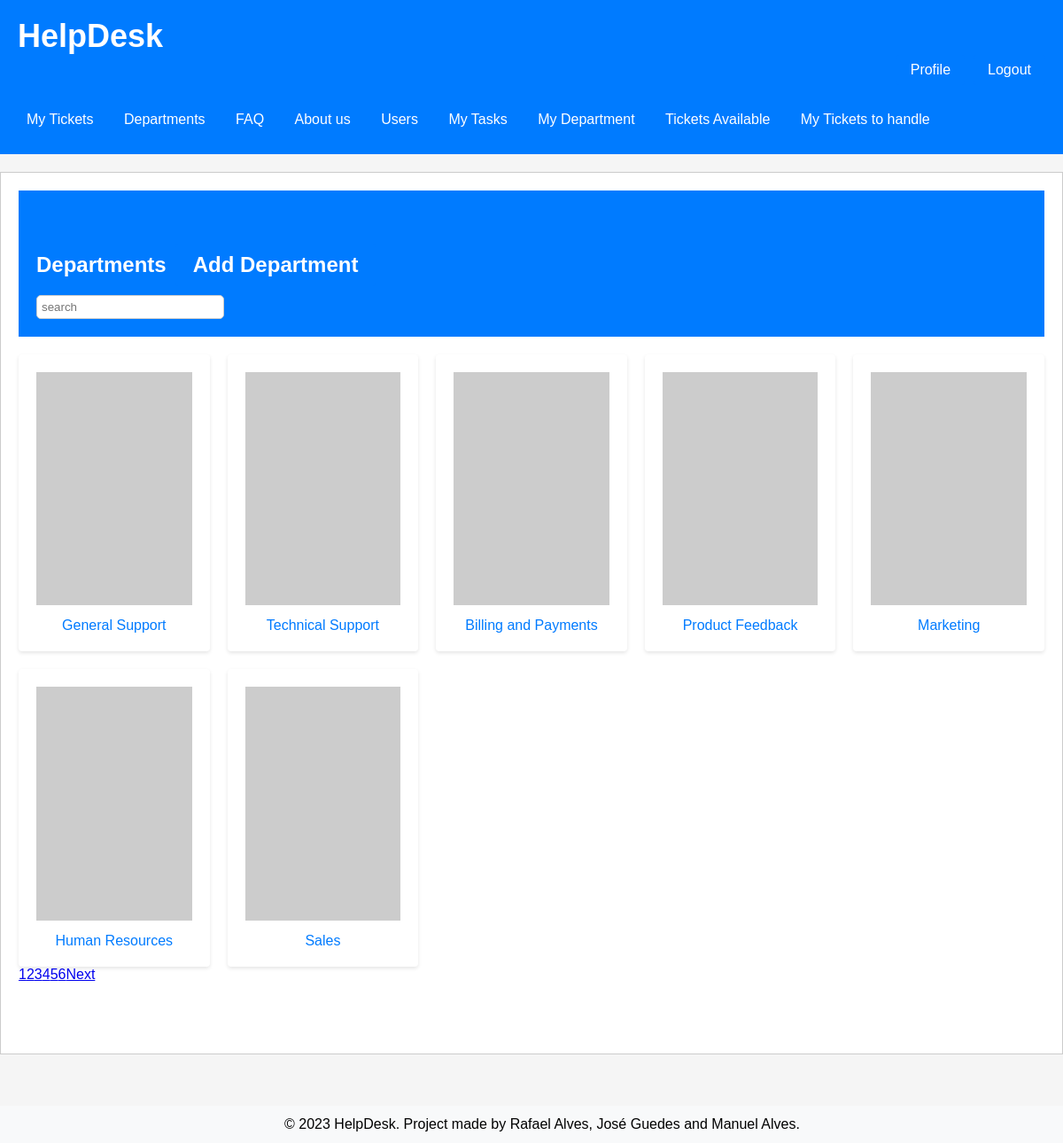
The app's page /pages/department.php (signed in) with its own data.
### tables this page shows
CREATE TABLE Department (
    id INTEGER PRIMARY KEY AUTOINCREMENT,
    name varchar(255) NOT NULL UNIQUE,
    created_at TIMESTAMP NOT NULL DEFAULT CURRENT_TIMESTAMP
);

### pages/department.php (called while the page is built, shortened)
<?php
  require_once(__DIR__ . '/../database/department.class.php');
  require_once(__DIR__ . '/../templates/header.tpl.php');
  require_once(__DIR__ . '/../templates/footer.tpl.php');
  require_once(__DIR__ . '/../templates/department.tpl.php');
  require_once(__DIR__ . '/../database/user.class.php');
  $isADMIN = isAdmin(getUserID());
  $page = isset($_GET['page']) ? $_GET['page'] : 1;
  $perPage = 7;
  $startId = ($page - 1) * $perPage + 1;
  $endId = $startId + $perPage - 1;
  $departments = Department::getDepartmentsWithinRange($dbh, $startId, $endId);
  drawDepartments($departments, $isADMIN);
?>

### database/user.class.php (called while the page is built, shortened)
<?php
  function isAdmin($id) {
    global $dbh;
    try {
      $stmt = $dbh->prepare('SELECT is_admin FROM User WHERE id = ?');
      $stmt->execute(array($id));
      $result = $stmt->fetch();
      if ($result !== false && $result['is_admin'] == true) {
        return true;
      } else {
        return false;
      }
    } catch(PDOException $e) {
      return false;
    }
  }

### utils/session.php (called while the page is built, shortened)
<?php
   function getUserID() {
       if(isset($_SESSION['userID'])) {
            return $_SESSION['userID'];
       } else {
           return null;
       }
   }
?>

### templates/department.tpl.php (the view, shortened to what this page needs)
<?php
  require_once(__DIR__ . '/../database/department.class.php')
?>
<?php function drawdepartments(array $departments, bool $isADMIN) { ?>
  <header>
    <h2>Departments
    <?php
    if($isADMIN==true){
  ?>
    <a href="/pages/novo_department.php" class="button">Add Department</a>
  <?php
  }?>
    </h2>
    <input id="searchdepartment" type="text" placeholder="search" onchange>
  </header>
  <section id="departments">
    <?php foreach($departments as $department) { ?>
      <article>
        <img src="https://picsum.photos/id/1/200/300?<?=$department->id?>">
        <a href="../pages/departmentTicket.php?id=<?=$department->id?>"><?=$department->name?></a>
      </article>
    <?php } ?>
  </section>
<?php } ?>

### css/style.css (style rules this page uses)
header { background-color: #007bff; color: #fff; padding: 20px; }
body { position: relative; margin: 0; padding: 0; font-family: Arial, sans-serif; background-color: #f5f5f5; min-height: 100%; padding-bottom: 5rem; }
h2 { font-size: 24px; margin: 0 0 10px; }
.button { display: inline-block; padding: 10px 20px; background-color: #007bff; color: #fff; text-decoration: none; border-radius: 4px; transition: background-color 0.3s ease; }
header h2 { margin: 0; display: flex; align-items: center; }
h2 a.button { background-color: #007bff; color: #fff; padding: 10px 20px; border: none; border-radius: 4px; text-decoration: none; margin-left: 10px; }
#searchdepartment { margin-top: 10px; padding: 5px; border: 1px solid #ccc; border-radius: 5px; width: 200px; }
#departments { display: grid; grid-template-columns: repeat(auto-fit, minmax(200px, 1fr)); gap: 20px; margin-top: 20px; }
article { background-color: #fff; border-radius: 4px; box-shadow: 0 2px 4px rgba(0, 0, 0, 0.1); padding: 20px; text-align: center; }
article img { max-width: 100%; height: auto; margin-bottom: 10px; }
article a { color: #007bff; text-decoration: none; }
h2:last-of-type { margin-top: 40px; }

### records on screen
department: name "General Support"
department: name "Technical Support"
department: name "Billing and Payments"
department: name "Product Feedback"
department: name "Marketing"
department: name "Human Resources"
department: name "Sales"
